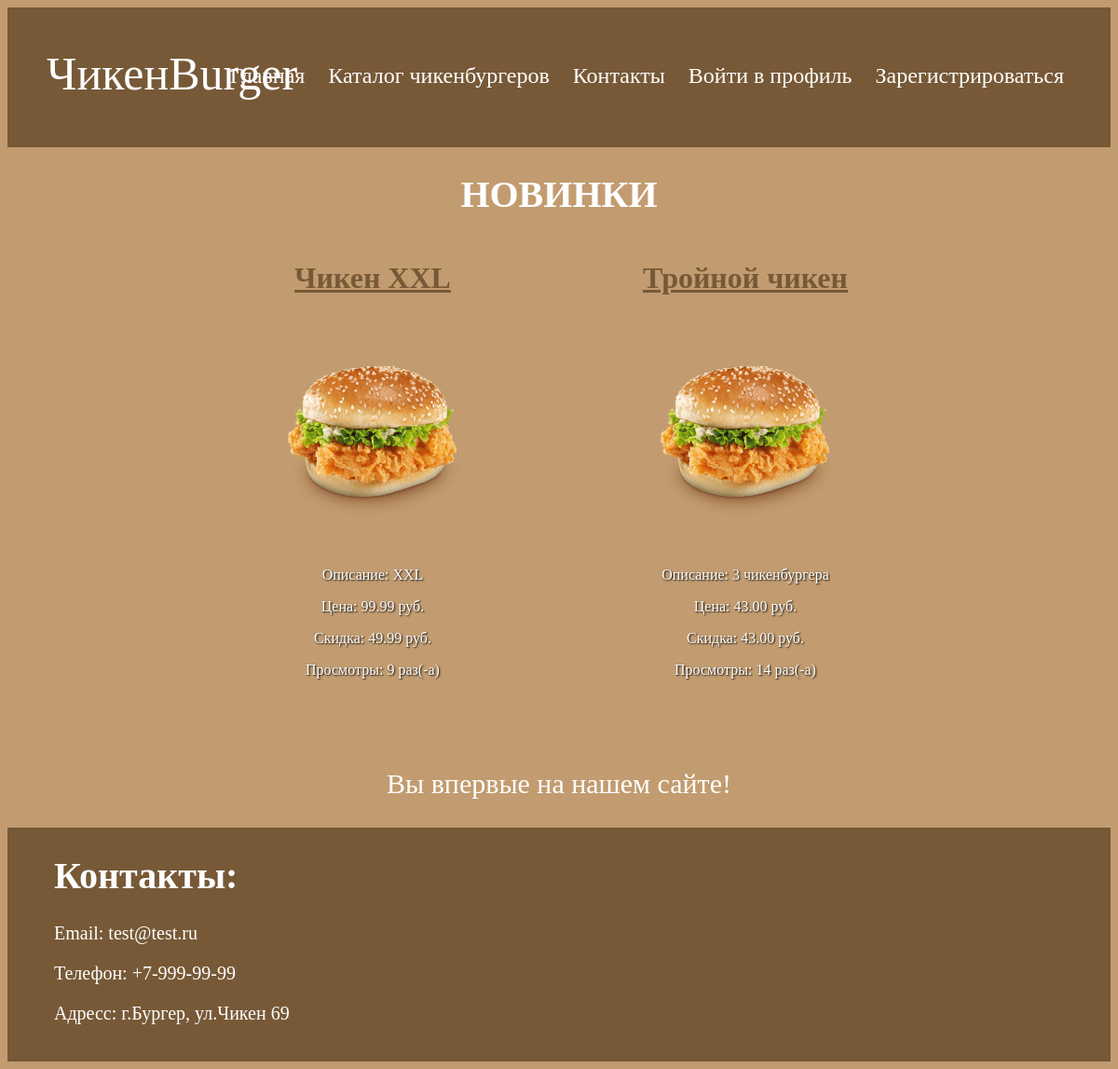
Page /shop/ on the earlier database version.
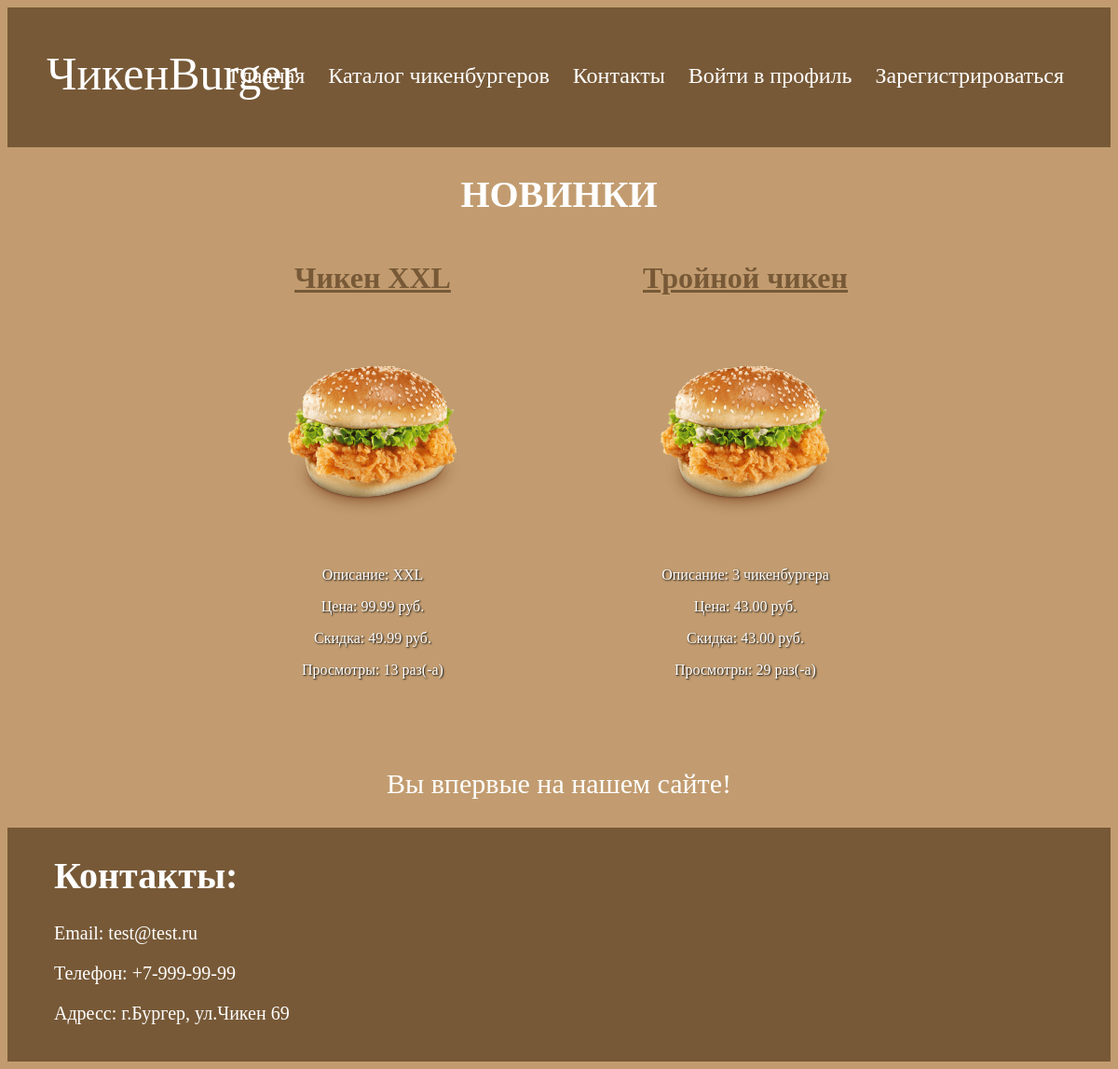
Same page on the later database version.
### shopapp/models.py (models this page shows)
class Product(models.Model):
    class Meta:
        ordering = ["name", "price"]
    name = models.CharField(max_length=100)
    description = models.TextField(null=False, blank=True)
    price = models.DecimalField(default=0, max_digits=8, decimal_places=2)
    discount = models.DecimalField(default=0, max_digits=8, decimal_places=2)
    created_at = models.DateTimeField(auto_now_add=True)
    views_count = models.DecimalField(default=0, max_digits=8, decimal_places=0)
    preview = models.ImageField(null=True, blank=True, upload_to=product_preview_directory_path)

### shopapp/views.py (the view)
# urls.py: path("", shop_index, name="index"),
def shop_index(request: HttpRequest) -> HttpResponse:
    products = Product.objects.order_by('-id')[:3]
    num_visits = request.session.get('num_visits', 0)
    request.session['num_visits'] = num_visits + 1
    return render(request, 'shopapp/shop-index.html', context={'num_visits': num_visits, 'products': products})

### shopapp/templates/shopapp/shop-index.html (shortened to what this page needs)
{% extends 'shopapp/base.html' %}
{% block body %}
    <h1 style="text-align: center; color: white; font-size: 40px;">НОВИНКИ</h1>
    <div  style="display: flex; justify-content: center; padding-bottom: 50px;">
        {% for product in products %}
            <div style="color: white; text-align: center;">
                <h1><a style="text-decoration: underline; color: rgb(119, 89, 55);" href="{% url 'shopapp:product_details' pk=product.pk %}">{{ product.name }}</a></h1>
                <div>
                    {% if product.preview %}
                        <img style="width: 400px; height: 250px;" src="{{ product.preview.url }}" alt="{{ product.preview.name }}">
                    {% endif %}
                </div>
                <p style="text-shadow: 1px 1px 2px black;">Описание: {{ product.description }}</p>
                <p style="text-shadow: 1px 1px 2px black;">Цена: {{ product.price }} руб.</p>
                <p style="text-shadow: 1px 1px 2px black;">Скидка: {% firstof product.discount '0' %} руб.</p>
                <p style="text-shadow: 1px 1px 2px black;">Просмотры: {{ product.views_count }} раз(-a)</p>
            </div>
        {% endfor %}
    </div>
    <p style="text-align: center; color: white; font-size: 30px;">{% if num_visits == 0 %} Вы впервые на нашем сайте!{% else %} Вы посетили наш сайт: {{ num_visits }} раз(-а){% endif %}</p>
{% endblock %}

### shopapp/templates/shopapp/base.html (shortened to what this page needs)
{% load static %}
<!DOCTYPE html>
<html lang="en">
<head>
    <link rel="stylesheet" href="{% static 'shopapp/css/style.css' %}">
</head>
<header>
    {% block header %}
    <div class="header">
        <div class="logotype">ЧикенBurger</div>
        <div class="nav">
            <a class="home" href="{% url 'shopapp:index'%}">Главная</a>
            <a class="catalog" href="{% url 'shopapp:products-list'%}">Каталог чикенбургеров</a>
            <a class="contacts" href="#cont">Контакты</a>
            {% if user.is_authenticated %}
                <a class="profile" href="{% url 'shopapp:about-me'%}">Профиль</a>
            {% else %}
                <a class="profile" href="{% url 'shopapp:login'%}">Войти в профиль</a>
                <a class="profile" href="{% url 'shopapp:register'%}">Зарегистрироваться</a>
            {% endif %}
        </div>
    </div>
    {% endblock %}
</header>
<body>
{% block body %}{% endblock %}
{% block footer %}
  <div id="cont" class="contacts_footer">
    <h1>Контакты:</h1>
    <p>Email: test@test.ru</p>
    <p>Телефон: +7-999-99-99</p>
    <p>Адресс: г.Бургер, ул.Чикен 69</p>
  </div>
{% endblock %}
</body>
</html>

### shopapp/static/shopapp/css/style.css (style rules this page uses)
body { background-color: rgb(194, 156, 112); }
.contacts_footer { padding-left: 50px; padding-top: 1px; font-size: 20px; color: white; background-color: rgb(119, 89, 55); height: 250px; }
.header { background-color: rgb(119, 89, 55); height: 150px; }
.logotype { position: absolute; top: 50px; left: 50px; font-size: 50px; color: white; }
.nav { padding-top: 60px; display: flex; justify-content: right; font-size: 24px; gap: 25px; padding-right: 50px; }
.home { text-decoration: none; color: white; }
.catalog { text-decoration: none; color: white; }
.profile { text-decoration: none; color: white; }
.contacts { text-decoration: none; color: white; }

Differences in the rows shown:
changed Product "Чикен XXL": views_count "9" → "13"
changed Product "Тройной чикен": views_count "14" → "29"
